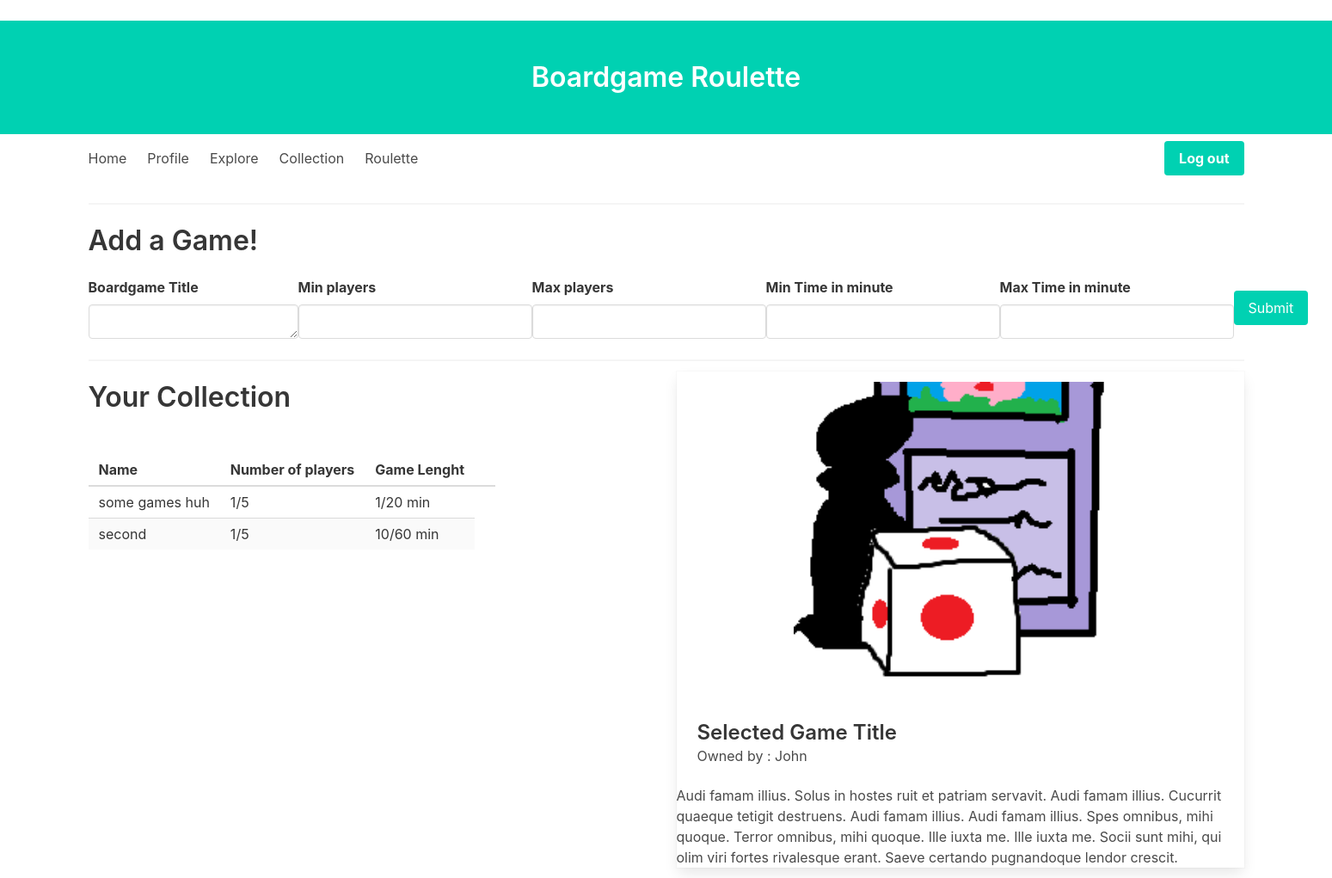
The app's page /collection (signed in), older data.
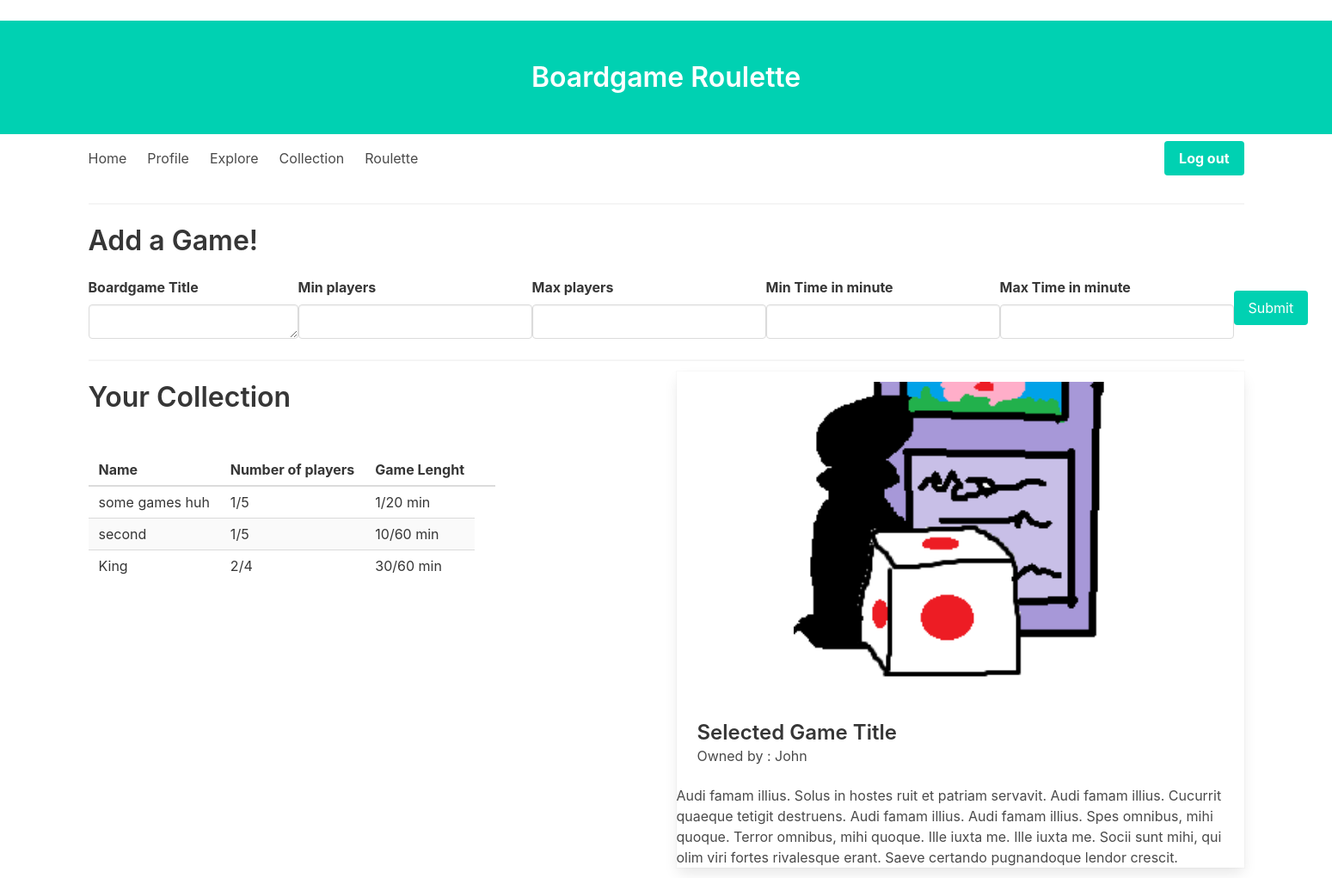
The same page, newer data.
### app/models.py (models this page shows, shortened)
class Boardgame(db.Model):
    id = db.Column(db.Integer, primary_key=True)
    title = db.Column(db.String(140))
    player_number_min = db.Column(db.Integer)
    player_number_max = db.Column(db.Integer)
    playtime_low = db.Column(db.Integer)
    playtime_max = db.Column(db.Integer)

### app/boardgame_views.py (the view, shortened to what this page needs)
@app.route("/collection", methods=["GET", "POST"])
@login_required
def collection():
    form = AddBoardgame()
    games = current_user.collection
    return render_template(
        "collection.html", title="Your collection", games=games, form=form
    )

### app/forms.py
class AddBoardgame(FlaskForm):
    title = TextAreaField(
        "Boardgame Title", validators=[DataRequired(), Length(min=1, max=140)]
    )
    player_number_min = IntegerField(
        "Min players", validators=[DataRequired(), NumberRange(min=1, max=None)]
    )
    player_number_max = IntegerField(
        "Max players", validators=[DataRequired(), NumberRange(min=1, max=None)]
    )
    playtime_low = IntegerField(
        "Min Time in minute", validators=[DataRequired(), NumberRange(min=0, max=None)]
    )
    playtime_max = IntegerField(
        "Max Time in minute", validators=[DataRequired(), NumberRange(min=0, max=None)]
    )
    submit = SubmitField("Add")

### app/models.py (called while the page is built)
@login.user_loader
def load_user(id):
    return User.query.get(int(id))

### app/user_views.py (called while the page is built)
@app.before_request
def before_request():
    if current_user.is_authenticated:
        current_user.last_seen = datetime.utcnow()
        db.session.commit()

### app/templates/collection.html (shortened to what this page needs)
﻿{% extends "base.html" %}
{% block content %}
    <div class="container">
    <h1 class="title">Add a Game!</h1>
    <form role="form" action="" method="post">
        <nav class="level">
            <div class="level-item">
                <div class="field">
                    <label class="label">{{ form.title.label }}</label>
                    <div class="control">
                        {{ form.title(class_="input") }}
                    </div>
                </div>
            </div>
<div class="level-item">
            <div class="field">
                <label class="label">{{ form.player_number_min.label }}</label>
                <div class="control">
                    {{ form.player_number_min(class_="input") }}
                </div>
            </div>
    </div>
<div class="level-item">
            <div class="field">
                <label class="label">{{ form.player_number_max.label }}</label>
                <div class="control">
                    {{ form.player_number_max(class_="input") }}
                </div>
            </div>
    </div>
            <div class="level-item">
            <div class="field">
                <label class="label">{{ form.playtime_low.label }}</label>
                <div class="control">
                    {{ form.playtime_low(class_="input") }}
                </div>
            </div>
</div>
<div class="level-item">
            <div class="field">
                <label class="label">{{ form.playtime_max.label }}</label>
                <div class="control">
                    {{ form.playtime_max(class_="input") }}
                </div>
            </div>
    </div>
<div class="level-item">
            <div class="field">
                <p class="control">
                    <button class="button is-primary">
                        Submit
                    </button>
                </p>
            </div>
    </div>
    </nav>
        </form>
        </div>
<hr>
<section>
    <div class="columns">
    <div class="column">
        <h1 class="title">Your Collection</h1>
        <table class="table is-striped">
            <thead>
                <tr>
                    <th>Name</th>
                    <th>Number of players</th>
                    <th>Game Lenght
                    <th>
                </tr>
            </thead>
            <tbody>
                {% for game in games %}
                {% include '_game.html' %}
                {% endfor %}
        </table>
    </div>
    <div class="column">
        <div class="card">
            <div class="columns">
                <div class="column is-one-fifth"></div>
                <div class="column is-three-fifths">
                    <figure class="image is-centered">
                        <img src="/static/icon.jpeg" alt="Placeholder image">
                    </figure>
                </div>
                <div class="column is-one-fifth"></div>
            </div>
            <div class="card-content">
                <div class="media-content">
                    <p class="title is-4">Selected Game Title</p>
                    <p class="subtitle is-6">Owned by : John</p>
                </div>
            </div>
            <div class="content">
            Audi famam illius.
            Solus in hostes ruit
            et patriam servavit.
            Audi famam illius.
            Cucurrit quaeque
            tetigit destruens.
            Audi famam illius.
            Audi famam illius.
            Spes omnibus, mihi quoque.
            Terror omnibus, mihi quoque.
            Ille
            iuxta me.
            Ille iuxta me.
            Socii sunt mihi,
            qui olim viri fortes
            rivalesque erant.
            Saeve certando pugnandoque
            lendor crescit.
            </div>
        </div>
    </div>
        </div>
</section>
{% endblock %}

### app/templates/_game.html (shortened to what this page needs)
    <tr>
        <td>
                {{ game.title }}
        </td>
        <td>
                {{ game.player_number_min }}/{{ game.player_number_max }}
        </td>
        <td>
                {{ game.playtime_low }}/{{ game.playtime_max }} min
        </td>
    </tr>

Row changes from the older to the newer data that the page shows:
added Boardgame: title "King", player_number_min "2", player_number_max "4", playtime_low "30", playtime_max "60"
